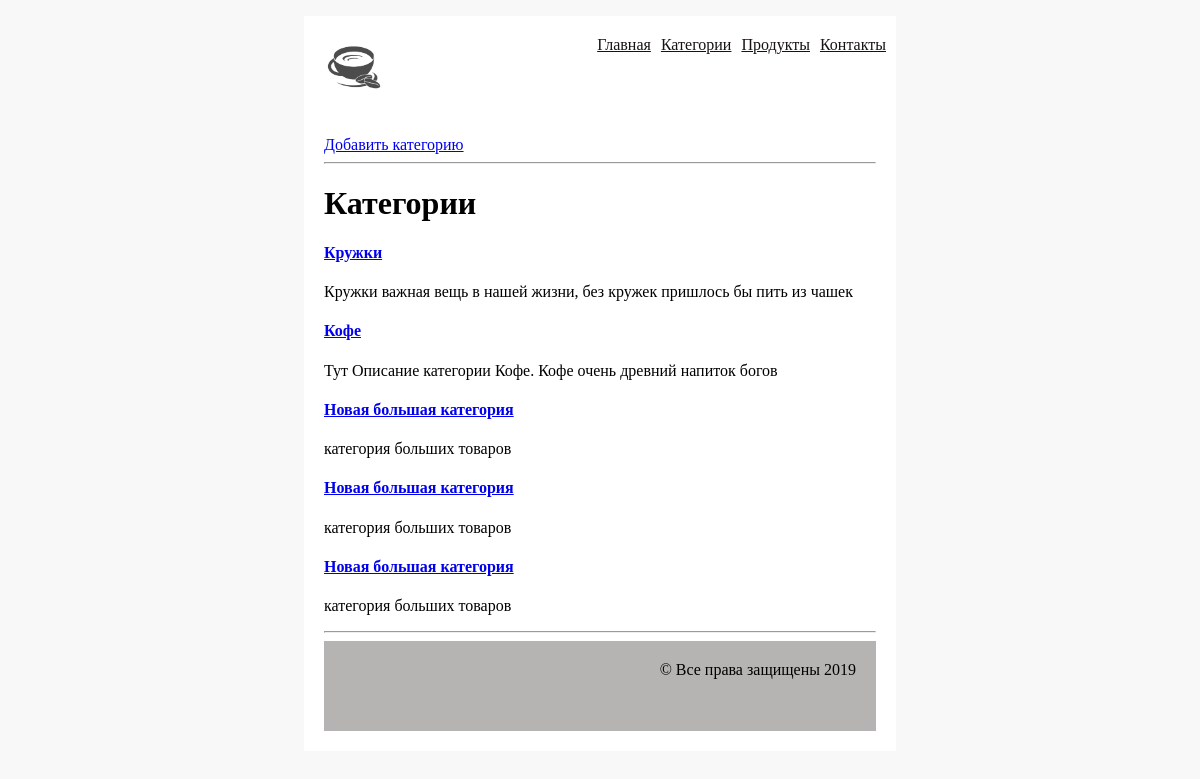
The page /category/ on the database as committed earlier.
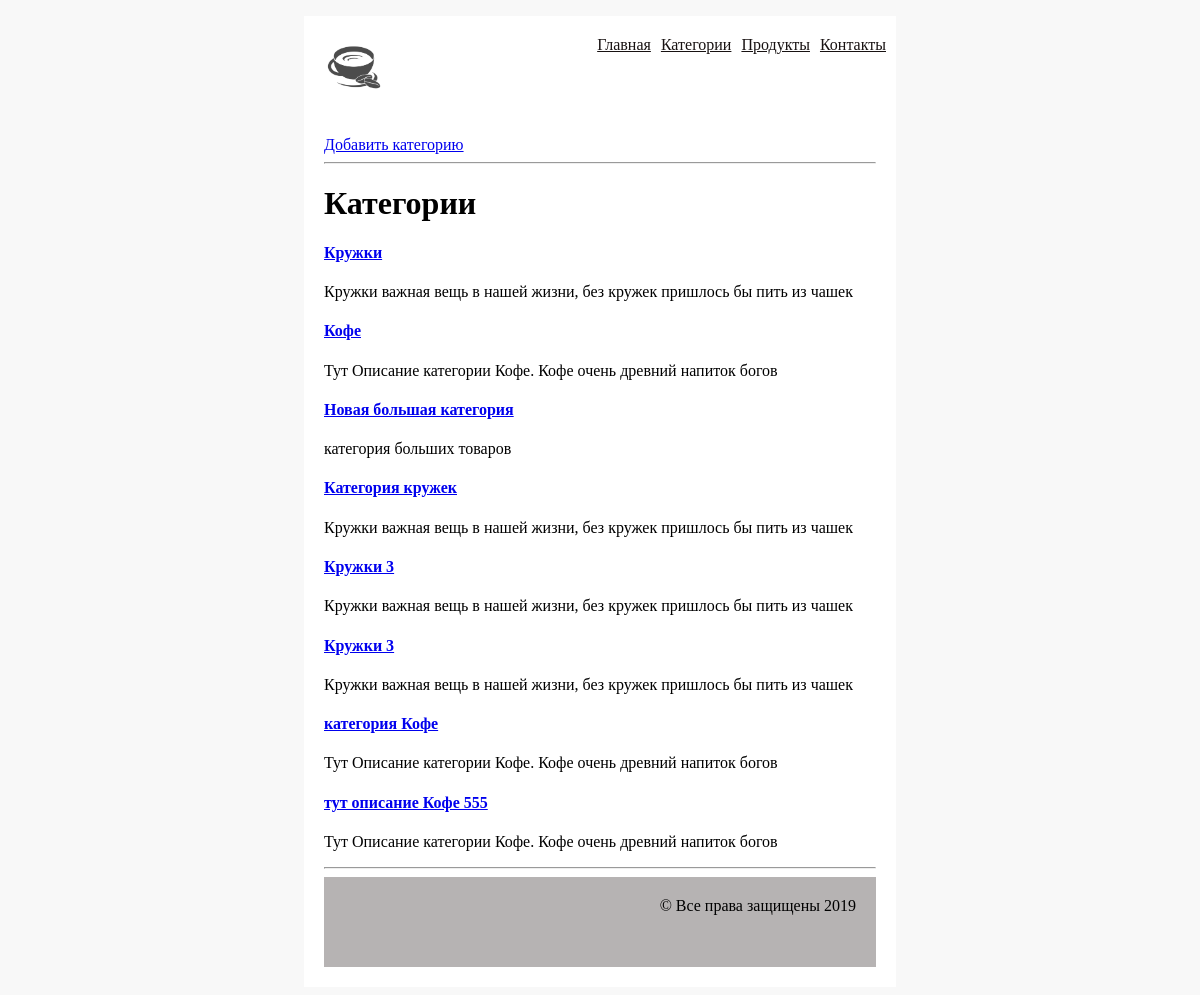
The same page on the database as committed later.
### products/models/ProductCategory.py (models this page shows, shortened)
class ProductCategory(models.Model):
    name = models.CharField(verbose_name='имя продукта', max_length=128, unique=True)
    description = models.TextField(verbose_name='описание продукта', blank=True)

### products/views/category.py (the view)
class CategoryList (ListView):
    model = ProductCategory
    template_name = 'category/list.html'

### products/templates/category/list.html
{% extends "mainapp/base.html" %}
{% load staticfiles %}
{% block content %}
<div class="content">
    <a href="{% url 'category:add' %}">Добавить категорию</a>
    <hr>
    <h1>Категории</h1>
    {% for category in object_list %}
    <div class="block">
        <div class="text">
            <a href="{% url 'category:detail' pk=category.id %}">
                <h4>{{ category.name }}</h4>
            </a>
            <p>{{ category.description }}</p>
        </div>
    </div>
    {% endfor %}
    <hr>
    {% endblock content %}

### mainapp/templates/mainapp/base.html (shortened to what this page needs)
<!DOCTYPE html>
{% load staticfiles %}
<html lang="en">
<head>
       <link rel="stylesheet" href="{% static 'css/style.css' %}">
</head>
<body>
       <div class="container">
              {% include "mainapp/includes/inc_menu.html" %}
              {% block content %}
              {% endblock %}
              {% block footer %}
              <div class="footer">
                     &copy; Все права защищены {% now "Y" %}
              </div>
              {% endblock %}
       </div>
</body>
</html>

### mainapp/templates/mainapp/includes/inc_menu.html
{% load staticfiles %}
<div class="header">
        <img class="logo" src="{% static 'img/logo.png' %}" alt="logo">
        <ul class="menu">
               <li><a href="{% url 'contact' %}">Контакты</a></li>
               <li><a href="{% url 'product:list' %}">Продукты</a></li>
               <li><a href="{% url 'category:list' %}">Категории</a></li>
               <li><a href="{% url 'index' %}">Главная</a><br></li>
        </ul>
 </div>

### mainapp/static/css/style.css (style rules this page uses)
body { background-color: #f8f8f8; }
.logo { height: 80px; float: left; margin: 10px; }
.menu { list-style-type: none; padding-top: 20px; }
.menu li { float: right; margin-right: 10px; }
.menu>li a { color: rgb(24, 18, 18); font-size: 16px; }
.container { width: 50%; margin: 0 auto; }
.header { height: 100px; background-color: #fff; }
.content { background-color: #fff; padding: 20px; }
.footer { height: 50px; background-color: rgb(182, 179, 179); padding: 20px; text-align: right; }
.heading, hr { clear: both; }

Rows that differ between the two databases and show on the page:
removed ProductCategory: name "Новая большая категория", description "категория больших товаров"
removed ProductCategory: name "Новая большая категория", description "категория больших товаров"
added ProductCategory: name "Категория кружек", description "Кружки важная вещь в нашей жизни, без кружек пришлось бы пить из чашек"
added ProductCategory: name "Кружки 3", description "Кружки важная вещь в нашей жизни, без кружек пришлось бы пить из чашек"
added ProductCategory: name "Кружки 3", description "Кружки важная вещь в нашей жизни, без кружек пришлось бы пить из чашек"
added ProductCategory: name "категория Кофе", description "Тут Описание категории Кофе. Кофе очень древний напиток богов"
added ProductCategory: name "тут описание Кофе 555", description "Тут Описание категории Кофе. Кофе очень древний напиток богов"
